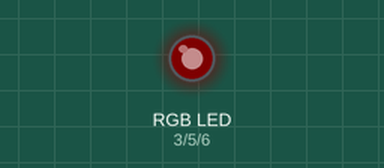
Bench run of a sketch on a simulated Arduino Uno, built with avr-gcc and run on an emulated ATmega328P. On the bench: an RGB LED mixed from three pins (HIGH = lit). Dim RGB values are drawn brighter than linear.

Above: at 0.05 s.
At 1.0 s:
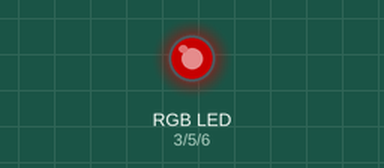
At 1.95 s:
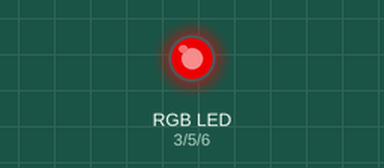
At 3.85 s:
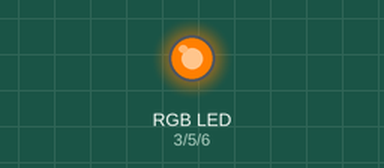
At 5.75 s:
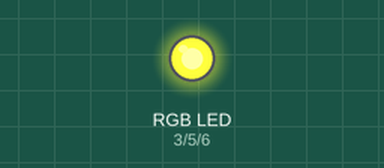
At 7.7 s:
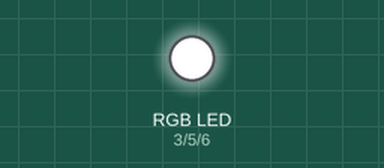
Timing chart, 0 to 10.0 s (numbered marks = the images above):
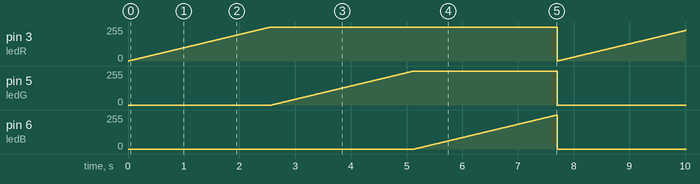

The sketch:

ao_rgbLED.ino
```cpp
#define ledR 3
#define ledG 5
#define ledB 6

void rgbColor(int r, int g, int b)
{
  analogWrite(ledR, r); //dutycycle 0 ~ 255
  analogWrite(ledG, g);
  analogWrite(ledB, b);
}

void setup() { }

void loop()
{
  for(int i=0 ; i<256 ; i++)
  {
    rgbColor(i,0,0);
    delay(10); // 10ms * 256 = 2.56 sec
  }

  for(int i=0 ; i<256 ; i++)
  {
    rgbColor(255,i,0);
    delay(10); // 10ms * 256 = 2.56 sec
  }

  for(int i=0 ; i<256 ; i++)
  {
    rgbColor(255,255,i);
    delay(10); // 10ms * 256 = 2.56 sec
  }
}
```

Measured:
- by itself, pin 3 (ledR), pin 5 (ledG), pin 6 (ledB): ramps from 0/255 to 255/255 and jumps back, once every 7.7 s
